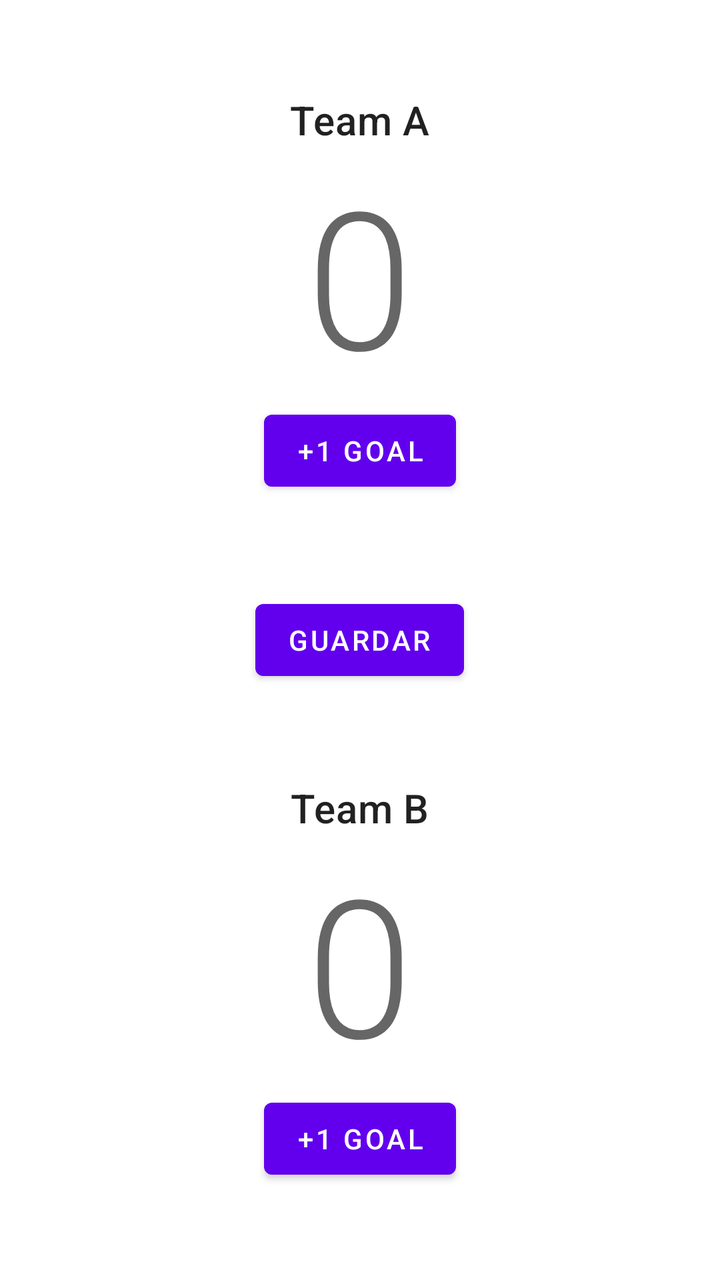
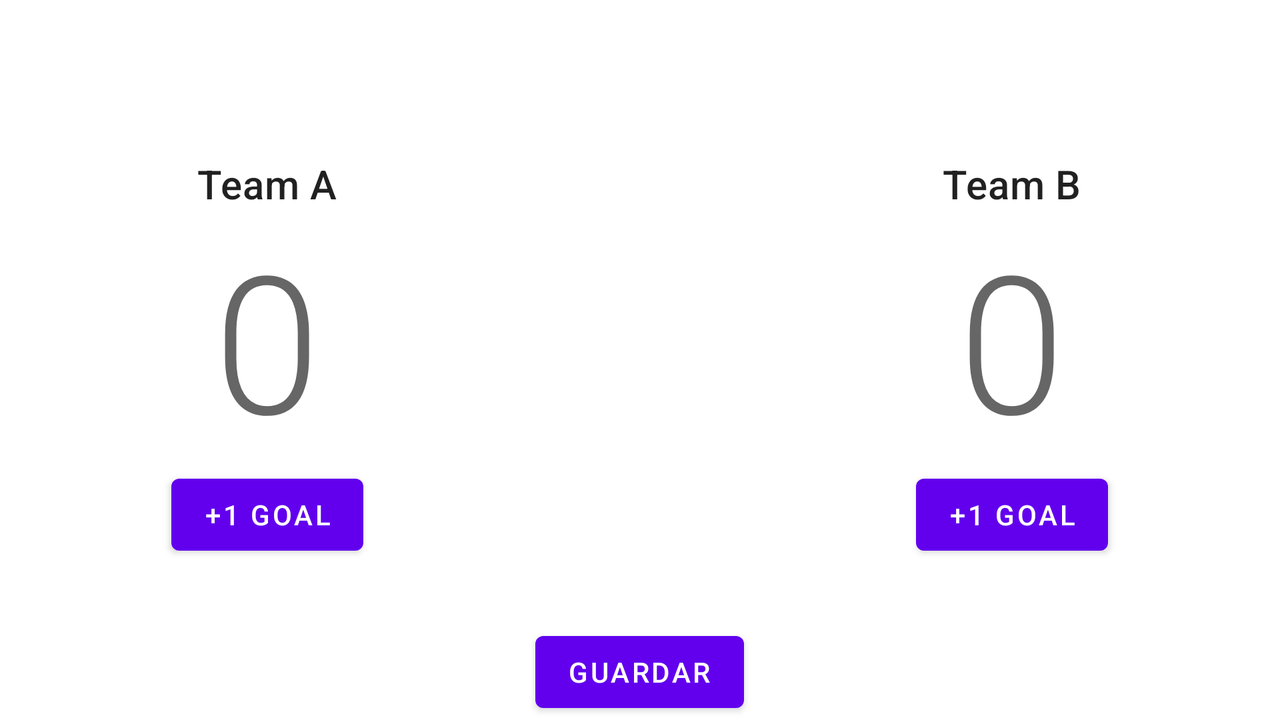

One screen, two layout resources from the same app: the default and the repository's alternative for another configuration. Each is rendered where Android would select it; the XML of both is given below.
<!-- AndroidManifest.xml: application theme Theme.03activitiesexample -->
<!-- res/layout/activity_main.xml -->
<?xml version="1.0" encoding="utf-8"?>
<LinearLayout xmlns:android="http://schemas.android.com/apk/res/android"
    xmlns:app="http://schemas.android.com/apk/res-auto"
    xmlns:tools="http://schemas.android.com/tools"
    android:layout_width="match_parent"
    android:layout_height="match_parent"
    android:orientation="vertical"
    tools:context=".MainActivity">

    <LinearLayout
        android:layout_width="match_parent"
        android:layout_height="0dp"
        android:layout_weight="1"
        android:gravity="center"
        android:orientation="vertical">


        <TextView
            android:layout_width="wrap_content"
            android:layout_height="wrap_content"
            android:textAppearance="@style/TextAppearance.MaterialComponents.Headline6"
            android:text="@string/head_team_a"/>


        <TextView
            android:id="@+id/score_team_a_text_view"
            android:layout_width="wrap_content"
            android:layout_height="wrap_content"
            android:layout_marginTop="@dimen/small_gap"
            android:textAppearance="@style/TextAppearance.MaterialComponents.Headline1"
            tools:text="0" />

        <Button
            android:id="@+id/action_add_one_team_a"
            android:layout_width="wrap_content"
            android:layout_height="wrap_content"
            android:layout_margin="@dimen/default_gap"
            android:text="@string/action_add_goal"/>

    </LinearLayout>

    <Button
        android:id="@+id/action_save"
        android:layout_width="wrap_content"
        android:layout_height="wrap_content"
        android:text="@string/action_save"
        android:layout_gravity="center"/>

    <LinearLayout
        android:layout_width="match_parent"
        android:layout_height="0dp"
        android:layout_weight="1"
        android:gravity="center"
        android:orientation="vertical">

        <TextView
            android:layout_width="wrap_content"
            android:layout_height="wrap_content"
            android:textAppearance="@style/TextAppearance.MaterialComponents.Headline6"
            android:text="@string/head_team_b"/>


        <TextView
            android:id="@+id/score_team_b_text_view"
            android:layout_width="wrap_content"
            android:layout_height="wrap_content"
            android:layout_marginTop="@dimen/small_gap"
            android:textAppearance="@style/TextAppearance.MaterialComponents.Headline1"
            tools:text="0" />

        <Button
            android:id="@+id/action_add_one_team_b"
            android:layout_width="wrap_content"
            android:layout_height="wrap_content"
            android:layout_margin="@dimen/default_gap"
            android:text="@string/action_add_goal"/>

    </LinearLayout>

</LinearLayout>
<!-- resources referenced by this layout -->
<resources>
  <string name="action_add_goal">+1 Goal</string>
  <string name="action_save">Guardar</string>
  <string name="head_team_a">Team A</string>
  <string name="head_team_b">Team B</string>
  <style name="Theme.03activitiesexample" parent="Theme.MaterialComponents.DayNight.DarkActionBar">
          
          <item name="colorPrimary">@color/purple_500</item>
          <item name="colorPrimaryVariant">@color/purple_700</item>
          <item name="colorOnPrimary">@color/white</item>
          
          <item name="colorSecondary">@color/teal_200</item>
          <item name="colorSecondaryVariant">@color/teal_700</item>
          <item name="colorOnSecondary">@color/black</item>
          
          <item name="android:statusBarColor" tools:targetApi="l">?attr/colorPrimaryVariant</item>
          
      </style>
</resources>
<!-- res/layout-land/activity_main.xml (the repository's variant of the layout above) -->
<!-- drawn on the phone turned sideways -->
<?xml version="1.0" encoding="utf-8"?>
<LinearLayout xmlns:android="http://schemas.android.com/apk/res/android"
    xmlns:app="http://schemas.android.com/apk/res-auto"
    xmlns:tools="http://schemas.android.com/tools"
    android:layout_width="match_parent"
    android:layout_height="match_parent"
    android:orientation="horizontal"
    tools:context=".MainActivity">

    <LinearLayout
        android:layout_width="0dp"
        android:layout_height="match_parent"
        android:layout_weight="1"
        android:gravity="center"
        android:orientation="vertical">


        <TextView
            android:layout_width="wrap_content"
            android:layout_height="wrap_content"
            android:textAppearance="@style/TextAppearance.MaterialComponents.Headline6"
            android:text="@string/head_team_a"/>


        <TextView
            android:id="@+id/score_team_a_text_view"
            android:layout_width="wrap_content"
            android:layout_height="wrap_content"
            android:layout_marginTop="@dimen/small_gap"
            android:textAppearance="@style/TextAppearance.MaterialComponents.Headline1"
            tools:text="0" />

        <Button
            android:id="@+id/action_add_one_team_a"
            android:layout_width="wrap_content"
            android:layout_height="wrap_content"
            android:layout_margin="@dimen/default_gap"
            android:text="@string/action_add_goal"/>

    </LinearLayout>


    <Button
        android:id="@+id/action_save"
        android:layout_width="wrap_content"
        android:layout_height="wrap_content"
        android:text="@string/action_save"
        android:layout_gravity="bottom"
        android:layout_marginBottom="@dimen/default_gap"/>


    <LinearLayout
        android:layout_width="0dp"
        android:layout_height="match_parent"
        android:layout_weight="1"
        android:gravity="center"
        android:orientation="vertical">

        <TextView
            android:layout_width="wrap_content"
            android:layout_height="wrap_content"
            android:textAppearance="@style/TextAppearance.MaterialComponents.Headline6"
            android:text="@string/head_team_b"/>


        <TextView
            android:id="@+id/score_team_b_text_view"
            android:layout_width="wrap_content"
            android:layout_height="wrap_content"
            android:layout_marginTop="@dimen/small_gap"
            android:textAppearance="@style/TextAppearance.MaterialComponents.Headline1"
            tools:text="0" />

        <Button
            android:id="@+id/action_add_one_team_b"
            android:layout_width="wrap_content"
            android:layout_height="wrap_content"
            android:layout_margin="@dimen/default_gap"
            android:text="@string/action_add_goal"/>

    </LinearLayout>

</LinearLayout>
